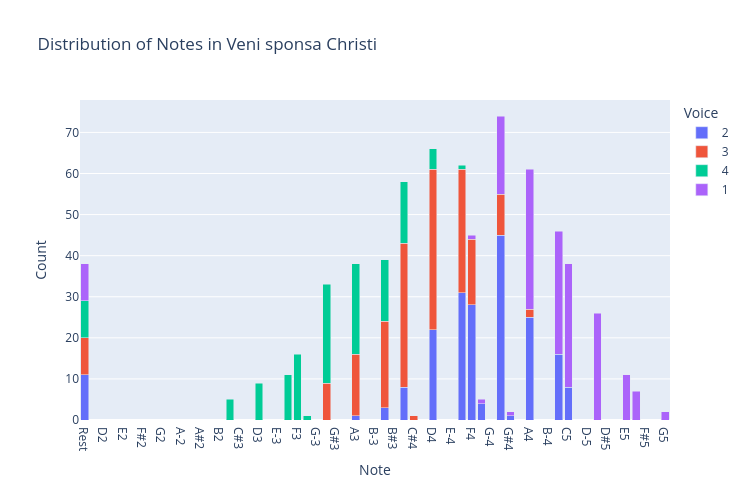

The notebook cell this image was saved under:
### Markdown cell above
### 3b.  Bar Chart of Notes, Voices and Ranges

### Code cell
pitch_order = ['Rest','C2', 'D2', 'E-2', 'E2', 'F2', 'F#2', 'G-2', 'G2', 'G#2', 'A-2', 'A2', 'A#2','B-2', 'B2',
    'C3', 'C#3', 'D-3','D3', 'D#3', 'E-3','E3', 'F3', 'F#3', 'G-3',  'G3', 'G#3', 'A-3', 'A3', 'A#3', 'B-3','B3', 'B#3',
    'C4', 'C#4', 'D-4','D4', 'D#4','E-4', 'E4', 'F4', 'F#4', 'G-4',  'G4', 'G#4', 'A-4','A4', 'A#4', 'B-4', 'B4',
    'C5', 'C#5','D-5','D5', 'D#5', 'E-5','E5','F5', 'F#5', 'G-5', 'G5', 'G#5', 'A-5', 'A5', 'A#5', 'B-5', 'B5',
    'C6']

# chart of pitches by voice
grouped_data = melted_notes.groupby(['pitch', 'voice']).size().reset_index(name='count')

# Create the stacked bar chart
chart_title = "Distribution of Notes in " + piece.metadata['title']
fig = px.bar(grouped_data,
             x='pitch',
             y='count',
             color='voice',
             barmode='stack',
             title=chart_title,
             # note that we define pitch_order in the helpers file!
             category_orders={'pitch': pitch_order})

fig.update_layout(xaxis_title="Note", 
                  yaxis_title="Count",
                  legend_title='Voice',
                  height=500,
                  width=750,
                  xaxis={'categoryorder': 'array', 'categoryarray': pitch_order})

fig.show()

### Figure 1 — Plotly figure (JSON) as saved in the notebook; plotly's stock layout.template omitted (floating-point values rounded to 4 significant figures)
{"data": [{"alignmentgroup": "True", "hovertemplate": "voice=2<br>pitch=%{x}<br>count=%{y}<extra></extra>", "legendgroup": "2", "marker": {"color": "#636efa", "pattern": {"shape": ""}}, "name": "2", "offsetgroup": "2", "orientation": "v", "showlegend": true, "textposition": "auto", "type": "bar", "x": ["A3", "A4", "B3", "B4", "C4", "C5", "D4", "E4", "F#4", "F4", "G#4", "G4", "Rest"], "xaxis": "x", "y": [1, 25, 3, 16, 8, 8, 22, 31, 4, 28, 1, 45, 11], "yaxis": "y"}, {"alignmentgroup": "True", "hovertemplate": "voice=3<br>pitch=%{x}<br>count=%{y}<extra></extra>", "legendgroup": "3", "marker": {"color": "#EF553B", "pattern": {"shape": ""}}, "name": "3", "offsetgroup": "3", "orientation": "v", "showlegend": true, "textposition": "auto", "type": "bar", "x": ["A3", "A4", "B3", "C#4", "C4", "D4", "E4", "F4", "G3", "G4", "Rest"], "xaxis": "x", "y": [15, 2, 21, 1, 35, 39, 30, 16, 9, 10, 9], "yaxis": "y"}, {"alignmentgroup": "True", "hovertemplate": "voice=4<br>pitch=%{x}<br>count=%{y}<extra></extra>", "legendgroup": "4", "marker": {"color": "#00cc96", "pattern": {"shape": ""}}, "name": "4", "offsetgroup": "4", "orientation": "v", "showlegend": true, "textposition": "auto", "type": "bar", "x": ["A3", "B3", "C3", "C4", "D3", "D4", "E3", "E4", "F#3", "F3", "G3", "Rest"], "xaxis": "x", "y": [22, 15, 5, 15, 9, 5, 11, 1, 1, 16, 24, 9], "yaxis": "y"}, {"alignmentgroup": "True", "hovertemplate": "voice=1<br>pitch=%{x}<br>count=%{y}<extra></extra>", "legendgroup": "1", "marker": {"color": "#ab63fa", "pattern": {"shape": ""}}, "name": "1", "offsetgroup": "1", "orientation": "v", "showlegend": true, "textposition": "auto", "type": "bar", "x": ["A4", "B4", "C5", "D5", "E5", "F#4", "F4", "F5", "G#4", "G4", "G5", "Rest"], "xaxis": "x", "y": [34, 30, 30, 26, 11, 1, 1, 7, 1, 19, 2, 9], "yaxis": "y"}], "layout": {"barmode": "stack", "height": 500, "legend": {"title": {"text": "Voice"}, "tracegroupgap": 0}, "title": {"text": "Distribution of Notes in Veni sponsa Christi"}, "width": 750, "xaxis": {"anchor": "y", "autorange": true, "categoryarray": ["Rest", "C2", "D2", "E-2", "E2", "F2", "F#2", "G-2", "G2", "G#2", "A-2", "A2", "A#2", "B-2", "B2", "C3", "C#3", "D-3", "D3", "D#3", "E-3", "E3", "F3", "F#3", "G-3", "G3", "G#3", "A-3", "A3", "A#3", "B-3", "B3", "B#3", "C4", "C#4", "D-4", "D4", "D#4", "E-4", "E4", "F4", "F#4", "G-4", "G4", "G#4", "A-4", "A4", "A#4", "B-4", "B4", "C5", "C#5", "D-5", "D5", "D#5", "E-5", "E5", "F5", "F#5", "G-5", "G5", "G#5", "A-5", "A5", "A#5", "B-5", "B5", "C6"], "categoryorder": "array", "domain": [0, 1], "range": [-0.5, 60.5], "title": {"text": "Note"}, "type": "category"}, "yaxis": {"anchor": "x", "autorange": true, "domain": [0, 1], "range": [0, 77.89], "title": {"text": "Count"}, "type": "linear"}}}
